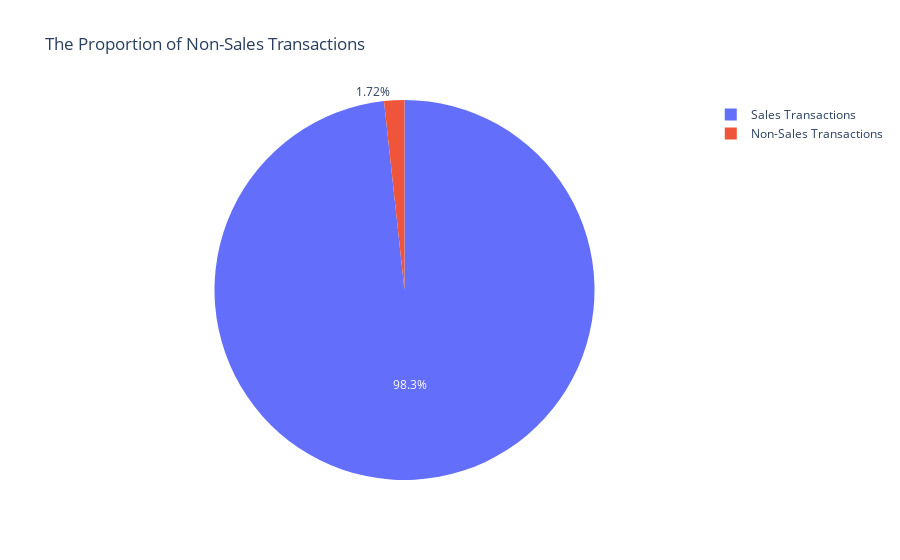

Here is the notebook cell this chart was saved with:
### Markdown cell above
<div style="background-color: #f2f2f2; padding: 15px;">
  <p style="font-style: italic;">
     Transactions starting with '<span style="color: red; font-weight: bold;">C</span>' are non-sales operations <span style="color: red; font-weight: bold;">(cancellations, accounting entries, stock count entries, sales discount entries, out of use, etc.)</span>.
  </p>
</div>

### Code cell
fig = px.pie(cancelled_orders, 
             values=cancelled_orders['invoice_no'], 
             names=cancelled_orders.index, 
             title='The Proportion of Non-Sales Transactions') 

fig.show()

### Figure 1 — Plotly figure (JSON) as saved in the notebook; plotly's stock layout.template omitted (floating-point values rounded to 4 significant figures)
{"data": [{"domain": {"x": [0, 1], "y": [0, 1]}, "hovertemplate": "index=%{label}<br>invoice_no=%{value}<extra></extra>", "labels": ["Sales Transactions", "Non-Sales Transactions"], "legendgroup": "", "name": "", "showlegend": true, "type": "pie", "values": [527390, 9251]}], "layout": {"legend": {"tracegroupgap": 0}, "title": {"text": "The Proportion of Non-Sales Transactions"}}}
